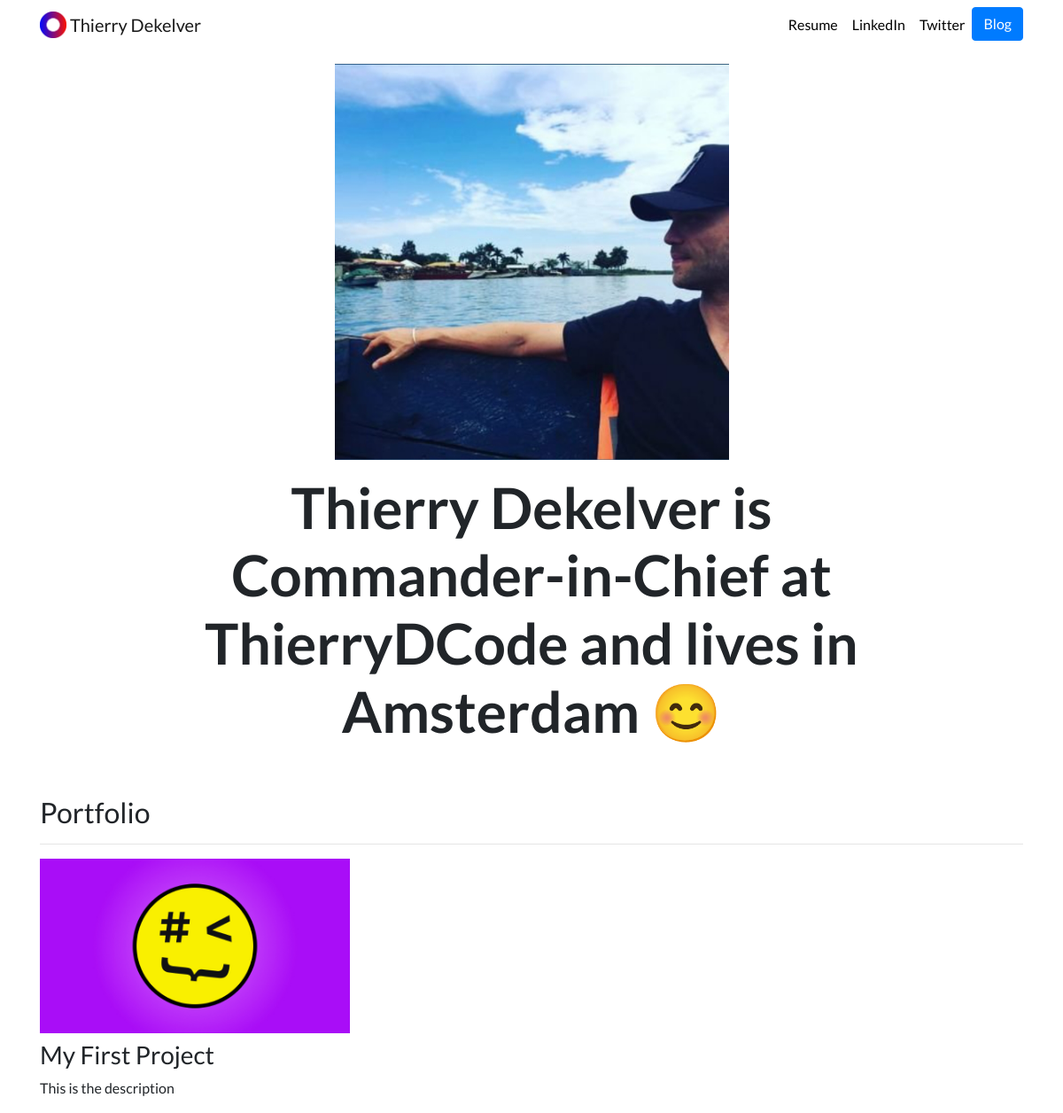
The page / on the database its author committed.
### portfolio/models.py (models this page shows, shortened)
class Project(models.Model):
	title = models.CharField(max_length=100)
	description = models.CharField(max_length=250)
	image = models.ImageField(upload_to='portfolio/images/')
	url = models.URLField(blank=True)

### portfolio/views.py (the view)
# urls.py: 2. Add a URL to urlpatterns:  path('', views.home, name='home')
def home(request):
	projects = Project.objects.all()
	return render(request, 'portfolio/home.html', {'projects':projects})

### portfolio/templates/portfolio/home.html
{% extends "portfolio/base.html" %}
{% load static %}
{% block content %}
<div class="row justify-content-center my-3">
  <div class="col-5">
    <img src="{% static 'portfolio/Entebbe2019-VictoriaLake.jpg' %}" class="img-fluid">
  </div>
</div>
<div class="row justify-content-center mb-3">
  <div class="col-md-9 text-center">
    <h1 id="hometext" class="font-weight-bold">Thierry Dekelver is Commander-in-Chief at ThierryDCode and lives in Amsterdam 😊</h1>
  </div>
</div>
<h2 class="mt-5">Portfolio</h2>
<hr>
<div class="row">
  {% for project in projects %}
  <div class="col-lg-4 col-md-6">
    {% if project.url %}
    <a href="{{ project.url }}">
      <img src="{{ project.image.url }}" class="img-fluid mb-2">
    </a>
    {% else %}
    <img src="{{ project.image.url }}" class="img-fluid mb-2">
    {% endif %}
    <h3>{{ project.title }}</h3>
    <p>{{ project.description }}</p>
  </div>
  {% endfor %}
</div>
{% endblock %}

### portfolio/static/portfolio/custom.css (style rules this page uses)
body { font-family: 'Lato', sans-serif; }
@media (min-width: 992px) { #hometext { font-size: 4rem; } }

### rows shown on the page
Project: image (picture), title "My First Project", description "This is the description"
